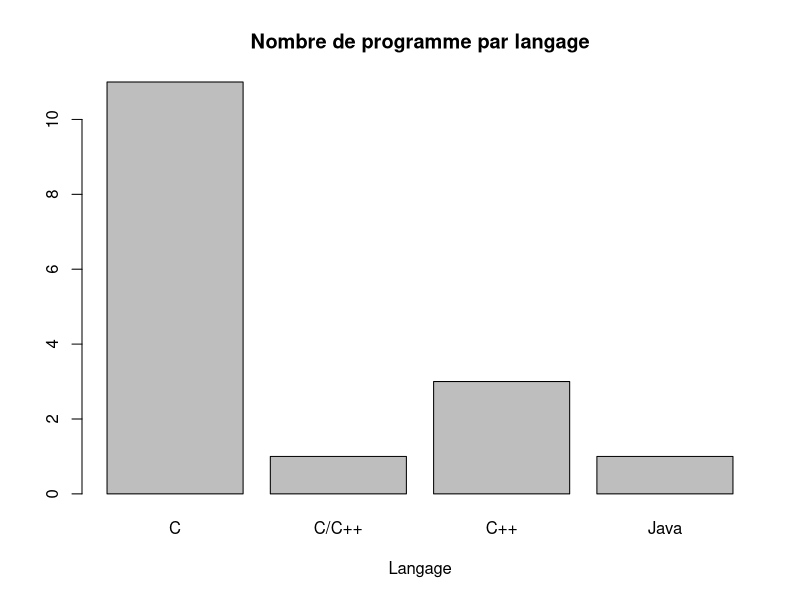
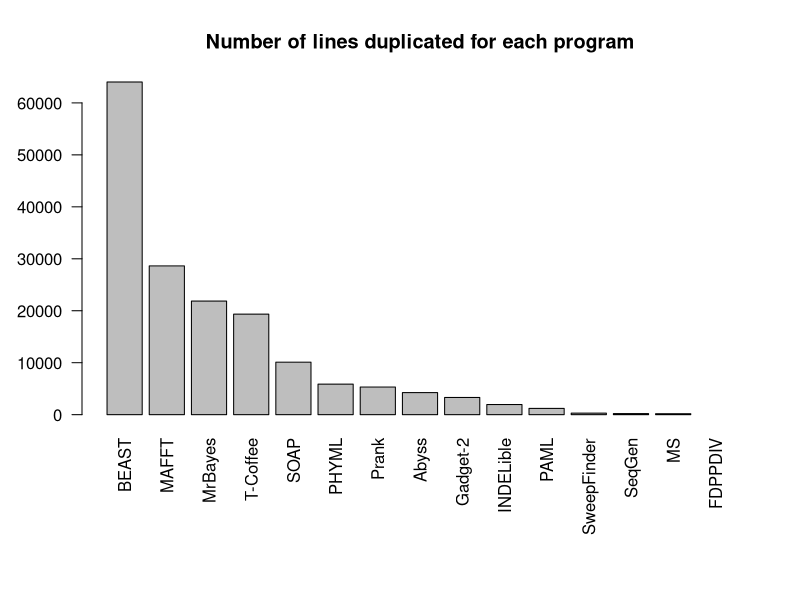

Write R code to recreate these figures, in order.
setwd("~/Travail/2017/second_semestre/Stat/Evaluation/urban-funicular")
tab = read.table("programs.txt", header=T, sep = "\t" )
head(tab)

# Question 1

## Nombre de programmes par langage
pdf('programme_langage.pdf')
barplot(table(tab$Language), main = "Nombre de programme par langage", xlab = "Langage")
dev.off()

## Nombre de lignes dupliquées par programme, ordonnées par ordre décroissant

pdf('lines_programme.pdf')
op = par(mar = c(9, 4, 4, 2) + 0.1) # permet de l'aisser un espace suffisant sous le graphique, afin d'écrire les noms de colonnes en vertical.
duplicated_lines = tab[order(tab$DuplicatedLines, decreasing = TRUE),]$DuplicatedLines[!is.na(tab$DuplicatedLines)]
duplicated_lines_arg = tab[order(tab$DuplicatedLines, decreasing = TRUE),]$Code[!is.na(tab$DuplicatedLines)]
barplot(duplicated_lines, 
        names.arg = duplicated_lines_arg,
        las = 2,
        main = 'Number of lines duplicated for each program')
dev.off()

